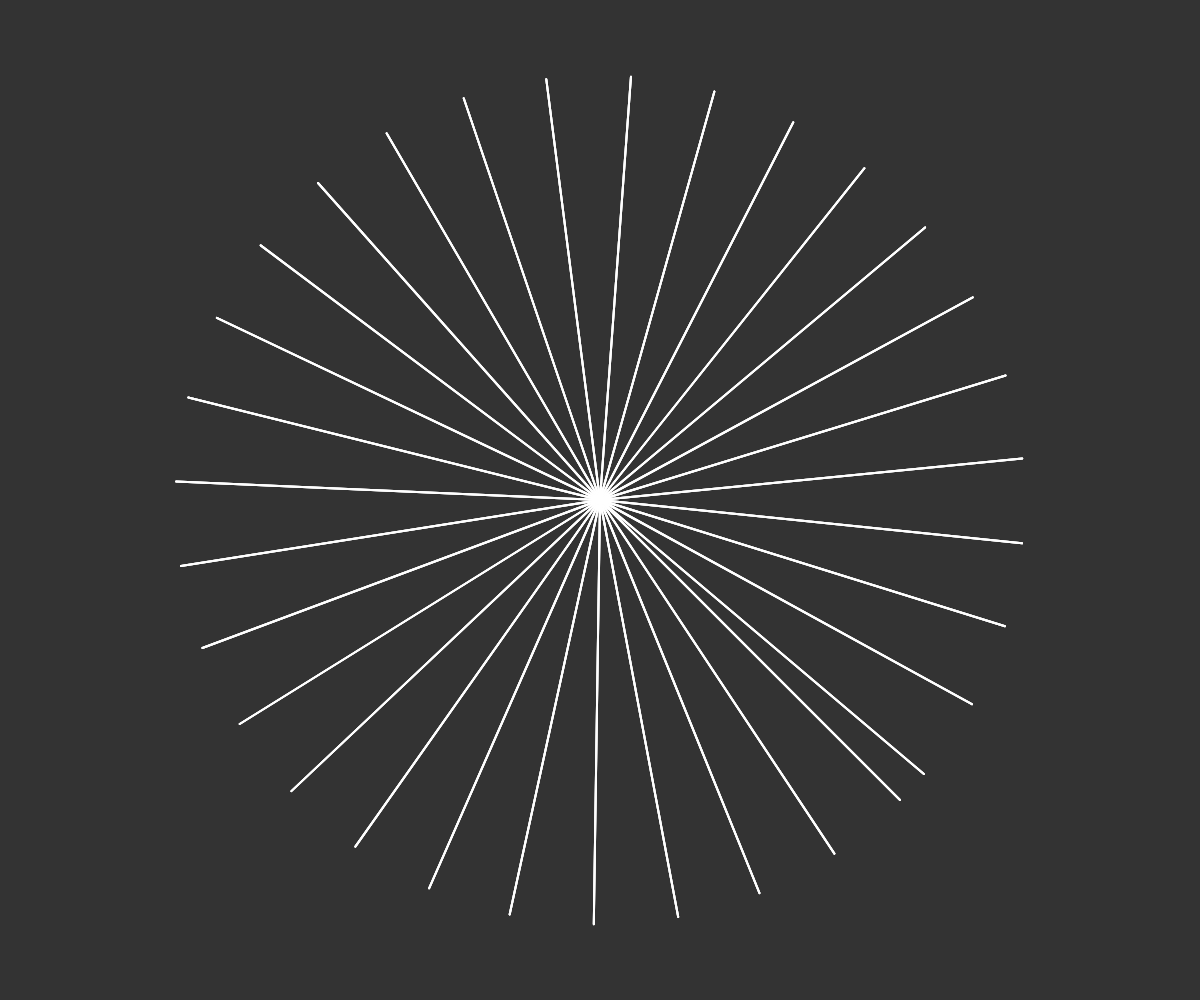
Frame 1 (no input)
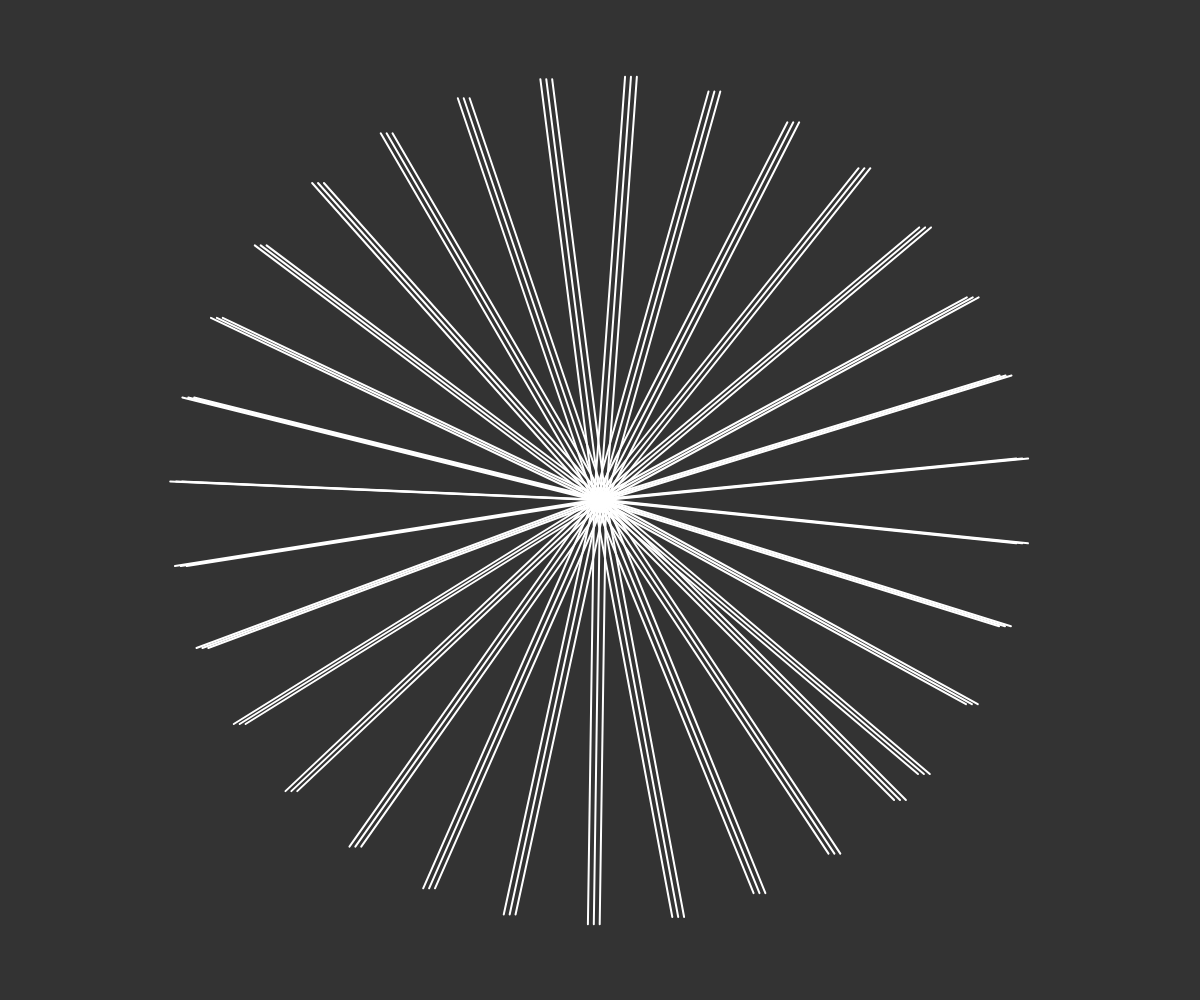
Frame 60 (no input)
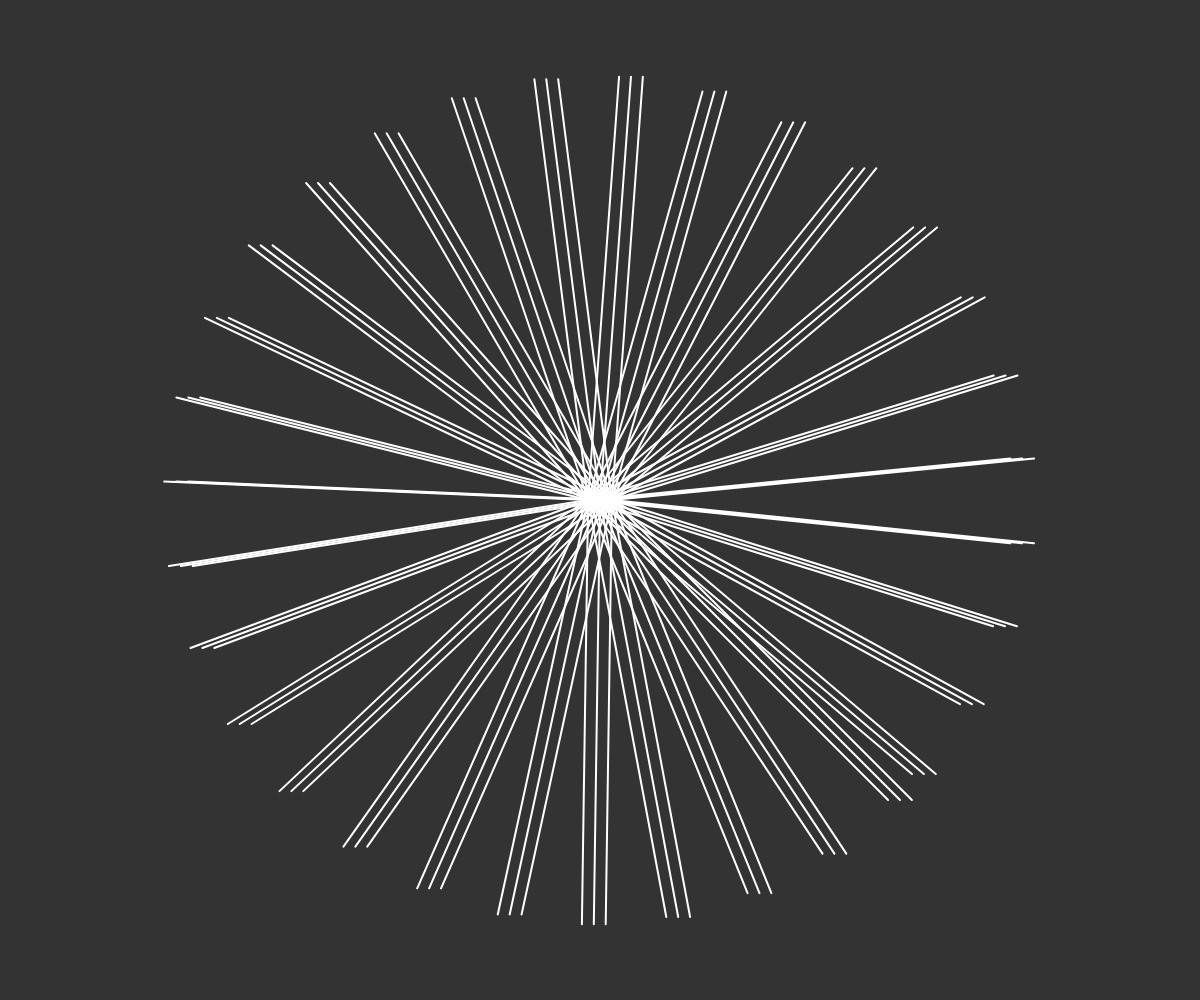
Frame 120 (the mouse pressed at the canvas centre since frame 60)

The p5.js sketch that drew these frames (run headless with seeded random() and noise() and a simulated clock; from frame 60 on, the mouse is pressed at the canvas centre):

// p5.js sketch
// ── sketch.js
let xOffset = 0,ratio=0.1;

function setup() {
  createCanvas(windowWidth, windowHeight);
}

function draw() {
  background(51);
  stroke(255);
  strokeWeight(2);
  noFill();
  translate(width/2,height/2);
  for(let x=0;x<TWO_PI;x+=0.2){
    push();
    rotate(x);
  line(0,0,300,300);
    pop();
  }
  push();
  translate(xOffset,0);
   for(let x=0;x<TWO_PI;x+=0.2){
    push();
    rotate(x);
  line(0,0,300,300);
    pop();
  }
  pop();
  push();
    translate(-xOffset,0);
   for(let x=0;x<TWO_PI;x+=0.2){
    push();
    rotate(x);
  line(0,0,300,300);
    pop();
  }
  pop();
  xOffset+=ratio;
  if(xOffset>100 || xOffset<0)ratio*=-1;
}
